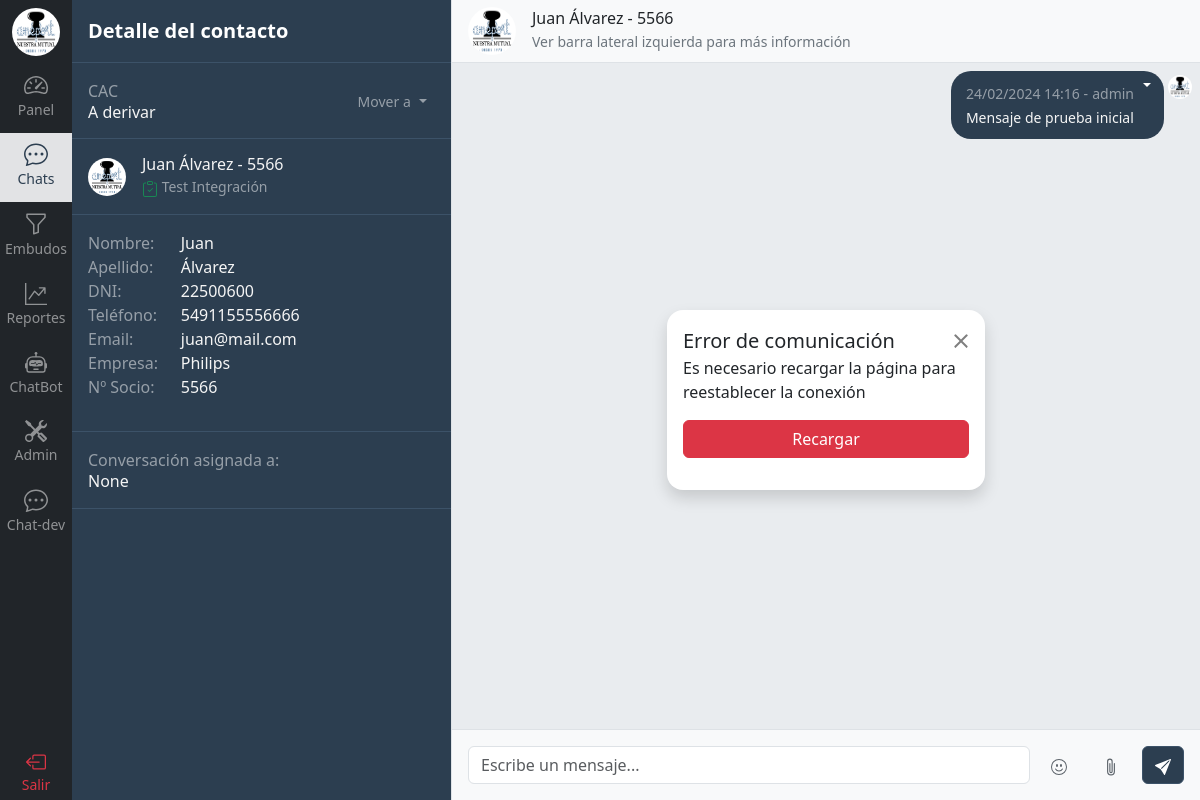
Before: /contacto/chat/3/ (signed in) with the older database file.
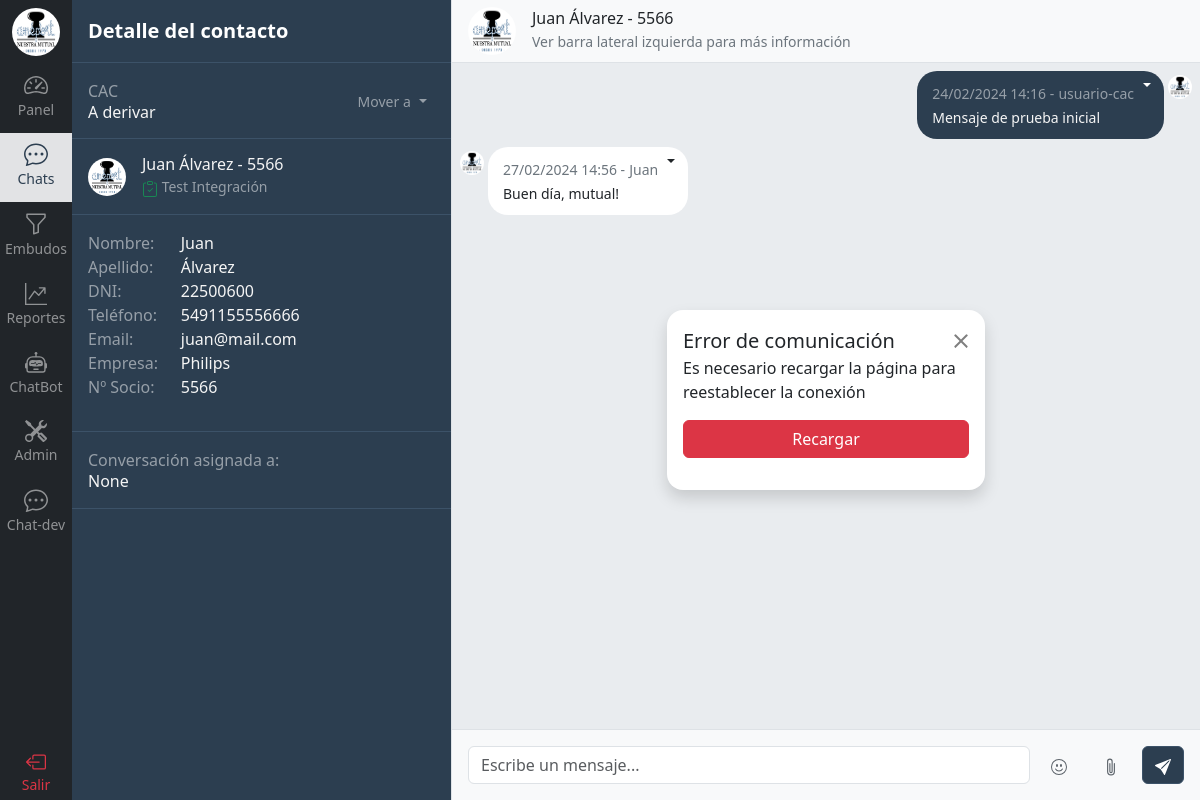
After: the same page with the newer database file.
### chat/models.py (models this page shows, shortened)
class Mensaje(models.Model):
    contacto_integracion = models.ForeignKey(ContactoIntegracion, related_name='mensajes', on_delete=models.CASCADE)
    usuario = models.ForeignKey(Usuario, related_name='mensajes', on_delete=models.CASCADE, blank=True, null=True)
    contenido = models.TextField()
    id_integracion = models.CharField(max_length=36, null=True, blank=True)  # ID del mensaje de la integración para citarlo
    mensaje_citado = models.ForeignKey('self', related_name='mensajes_citados', on_delete=models.CASCADE, blank=True, null=True)
    recibido = models.DateTimeField(null=True)  # Verificar con la API
    leido = models.DateTimeField(null=True)  # Verificar con la API
    fecha_hora = models.DateTimeField(auto_now_add=True)
    class Meta:
        ordering = ('fecha_hora',)
        verbose_name_plural = 'Mensajes'

class Contacto(models.Model):
    nombre = models.CharField(max_length=100, null=True)
    apellido = models.CharField(max_length=100, null=True)
    dni = models.CharField(max_length=11, null=True)
    telefono = models.CharField(max_length=30)
    email = models.EmailField(max_length=60, null=True)
    empresa = models.CharField(max_length=100, null=True)
    nro_socio = models.PositiveIntegerField(null=True)

### usuario/models.py (models this page shows)
class Usuario(AbstractUser):
    perfil = models.ForeignKey(Perfil, related_name="usuarios",on_delete=models.CASCADE, null=True, blank=True)
    class Meta:
        verbose_name_plural = 'Usuarios'
    def __str__(self):
        return self.username
    def sectores_permitidos(self):
        if self.perfil:
            return self.perfil.perfiles_sectores.first().sectores.all()

### chat/views.py (the view)
# urls.py: path('chat/<int:id>/', views.chat, name='chat'),
@login_required
def chat(request, id):
    sectores_permitidos = request.user.sectores_permitidos()
    contacto = get_object_or_404(Contacto.objects.prefetch_related('contacto_integraciones__integracion'), id=id)
    if not contacto.contacto_integraciones.first().contacto_tareas.first().sector_tarea.sector in sectores_permitidos:
        return render(request, 'restringido.html')
    contacto_integracion = contacto.contacto_integraciones.first()
    integracion = contacto_integracion.integracion.nombre
    contacto_tarea = contacto_integracion.contacto_tareas.first()
    sector_tarea = contacto_tarea.sector_tarea
    sectores = Sector.objects.prefetch_related('sectortarea_set').all()
    contacto_mensajes = Mensaje.objects.filter(contacto_integracion__contacto=contacto).order_by('-fecha_hora')[:MENSAJES_POR_PAGINA]  # Ver cómo manejar esto si hay muchos mensajes
    contacto_mensajes = sorted(contacto_mensajes, key=lambda x: x.fecha_hora)
    contactos = Contacto.objects.annotate(
        last_message_content=Subquery(
            Mensaje.objects.filter(contacto_integracion=OuterRef('pk')).values('contenido').order_by('-fecha_hora')[:1]
        ),
        last_message_date=Subquery(
            Mensaje.objects.filter(contacto_integracion=OuterRef('pk')).values('fecha_hora').order_by('-fecha_hora')[:1]
        ),
        last_message_user=Subquery(
            Mensaje.objects.filter(contacto_integracion=OuterRef('pk')).values('usuario__username').order_by('-fecha_hora')[:1]
        )
    )
    nombres_usuarios = list(Usuario.objects.values_list('username', flat=True))
    context = {
        'contacto': contacto,
        'contacto_mensajes': contacto_mensajes,
        'contactos': contactos,
        'integracion': integracion,
        'sector_tarea': sector_tarea,
        'embudos': sectores,
        'usuario_asignado': contacto_tarea.usuario,
        'usuarios': nombres_usuarios,
        'debug': DEBUG
    }
    if re.search('/contacto/chat-dev/', request.path):  # Para Tests
        return render(request, 'chat/chatsdev.html', context)
    else:
        return render(request, 'chat/detalle_chat.html', context)

### chat/models.py (called while the page is built)
    def __str__(self):
        return self.nombre

    def __str__(self):
        return self.nombre

### templates/chat/detalle_chat.html (shortened to what this page needs)
{% extends 'base.html' %}
{% load static %}
{% load humanize %}
{% block content %}
{% include 'navbar.html' %}
  <div class="d-flex flex-column align-items-stretch flex-shrink-0 bg-union border-end" style="width: 380px;">
    <div class="d-flex align-items-center flex-shrink-0 p-3 border-bottom border-union">
      <span class="fs-5 fw-semibold text-white">Detalle del contacto</span>
    </div>
    <div id="room-list" class="list-group list-group-flush h-100">
      <div class="d-flex justify-content-between align-items-center gap-3 p-3 border-bottom border-union">
        <div>
          <p id="sector" class="m-0 text-white-50">{{ sector_tarea.sector }}</p>
          <h6 id="sector-tarea" class="m-0">{{ sector_tarea }}</h6>
        </div>
        <div>
          <div class="dropdown scroll-white">
            <button class="btn py-0 px-2 dropdown-toggle text-white-50" type="button" data-bs-toggle="dropdown" aria-expanded="false" style="border: none !important; outline: none;">
              <small class="text-white-50">Mover a</small>
            </button>
          </div>
        </div>
      </div>
      <div class="d-flex align-items-center gap-3 p-3 border-bottom border-union">
        <img src="{% static 'img/logo.png' %}" alt="ameport_logo" width="38" height="38" class="rounded-circle">
        <div>
          {% if contacto.nombre %}
              <h6 class="m-0">{{ contacto.nombre }} {{ contacto.apellido}} - {{ contacto.nro_socio }}</h6>
          {% else %}
              <h6 class="m-0">{{ contacto.telefono }}</h6>
          {% endif %}
          <p class="m-0 text-white-50">
            <small>
              {{ integracion }} Integración
            </small>
          </p>
        </div>
      </div>
      <div class="p-3 border-bottom border-union">
          <div class="row mb-3">
            <div class="col-3 m-0 text-white-50">Nombre: </div>
            <div class="col-9 m-0">{{ contacto.nombre|default:"-" }}</div>
            <div class="col-3 m-0 text-white-50">Apellido: </div>
            <div class="col-9 m-0">{{ contacto.apellido|default:"-" }}</div>
            <div class="col-3 m-0 text-white-50">DNI: </div>
            <div class="col-9 m-0">{{ contacto.dni|default:"-" }}</div>
            <div class="col-3 m-0 text-white-50">Teléfono: </div>
            <div class="col-9 m-0">{{ contacto.telefono }}</div>
            <div class="col-3 m-0 text-white-50">Email: </div>
            <div class="col-9 m-0">{{ contacto.email|default:"-" }}</div>
            <div class="col-3 m-0 text-white-50">Empresa: </div>
            <div class="col-9 m-0">{{ contacto.empresa|default:"-" }}</div>
            <div class="col-3 m-0 text-white-50">Nº Socio: </div>
            <div class="col-9 m-0">{{ contacto.nro_socio|default:"-" }}</div>
          </div>
      </div>
      <div class="d-flex justify-content-between align-items-center gap-3 p-3 border-bottom border-union">
        <div>
          <p class="m-0 text-white-50">Conversación asignada a:</p>
          <h6 class="m-0">{{ usuario_asignado }}</h6>
        </div>
      </div>
    </div>
  </div>
  {% if contacto_mensajes %}
    {% include 'chat/components/caja_chat.html' %}
  {% else %}
    <div class="flex-grow-1 d-flex align-items-center justify-content-center bg-body-tertiary">
      <p class="text-secondary">Seleccione un chat para enviar mensajes</p>
    </div>
  {% endif %}
{% endblock %}

### templates/chat/components/caja_chat.html (shortened to what this page needs)
{% load static %}
<div class="d-flex flex-column justify-content-between w-100 scroll-white position-relative">
    <div class="d-flex align-items-center gap-3 text-decoration-none p-3 border-bottom bg-body-tertiary" style="height: 63px">
      <img src="{% static 'img/logo.png' %}" alt="ameport_logo" width="48" height="48" class="rounded-circle">
      <div>
        {% if contacto.nombre %}
            <h6 class="m-0">{{ contacto.nombre }} {{ contacto.apellido}} - {{ contacto.nro_socio }}</h6>
        {% else %}
            <h6 class="m-0">{{ contacto.telefono }}</h6>
        {% endif %}
        <p class="m-0 text-secondary"><small>Ver barra lateral izquierda para más información</small></p>
      </div>
    </div>
    <div id="chat-messages" class="d-flex flex-column gap-2 bg-body-secondary p-2 h-100 overflow-y-scroll">
        {% for mensaje in contacto_mensajes %}
            {% if test %}
                {% if mensaje.usuario %}
                    {% include 'chat/components/caja_chat_mensaje_izq.html' %}
                {% else %}
                    {% include 'chat/components/caja_chat_mensaje_der.html' %}
                {% endif %}
            {% else %}
                {% if mensaje.usuario %}
                    {% include 'chat/components/caja_chat_mensaje_der.html' %}
                {% else %}
                    {% include 'chat/components/caja_chat_mensaje_izq.html' %}
                {% endif %}
            {% endif %}
        {% endfor %}
    </div>
    <div class="bg-body-tertiary p-3 border-top">
        <form id="form-chat-submit" class="d-flex justify-content-center align-items-center gap-2" method="POST" enctype="multipart/form-data">
            <input class="form-control" type="text" id="chat-message-input" placeholder="Escribe un mensaje...">
            <button id="emojiButton" type="button" class="btn btn-light">
            </button>
            <div class="dropup-center dropup">
                <button id="attached-button" class="btn btn-light" type="button" data-bs-toggle="dropdown" aria-expanded="false">
                    <svg xmlns="http://www.w3.org/2000/svg" width="20" height="18" fill="currentColor" class="bi bi-paperclip" viewBox="0 0 16 16">
                        <path d="M4.5 3a2.5 2.5 0 0 1 5 0v9a1.5 1.5 0 0 1-3 0V5a.5.5 0 0 1 1 0v7a.5.5 0 0 0 1 0V3a1.5 1.5 0 1 0-3 0v9a2.5 2.5 0 0 0 5 0V5a.5.5 0 0 1 1 0v7a3.5 3.5 0 1 1-7 0z"/>
                    </svg>
                </button>
            </div>
            <div class="toast-container position-fixed p-3" style="right: 10px; bottom: 65px;">
            </div>
            <button id="chat-message-submit" class="btn btn-primary">
            </button>
        </form>
    </div>
    <div id="box-error" class="modal-dialog position-absolute z-3 d-flex d-none" role="document" style="width: 350px; top: 50%; left: 50%; transform: translate(-50%, -50%);">
        <div class="modal-content rounded-4 shadow bg-white m-3 p-3" >
            <div class="modal-header border-bottom-0">
            <h2 class="modal-title fs-5">[Titulo del error]</h2>
            <button type="button" class="btn-close" data-bs-close="modal"></button>
            </div>
            <div class="modal-body py-0">
            </div>
            <div class="modal-footer flex-column align-items-stretch w-100 gap-2 mt-3 pb-3 border-top-0">
            <a href="{{ request.path }}" class="btn btn-danger">Recargar</a>
            </div>
        </div>
    </div>
</div>

### templates/chat/components/caja_chat_mensaje_der.html (shortened to what this page needs)
{% load static %}
<div style="max-width: 60%;" class="align-self-end d-flex flex-column">
    <div class="d-flex flex-row-reverse gap-1 ">
        <img src="{% static 'img/logo.png' %}" alt="" width="24" height="24" class="mt-1 rounded-circle">
        <div id="{{ mensaje.id_integracion }}" class="bg-union caja-mensaje-chat position-relative" data-side="right">
            <div class="mensaje-cabecera">
                <small class="text-white-50">{{ mensaje.fecha_hora|date:"d/m/Y" }} {{ mensaje.fecha_hora|time:"H:i" }} -</small>
                <small class="text-white-50">
                    {% if mensaje.usuario %}
                        {{ mensaje.usuario }}
                    {% else %}
                        {% if contacto.nombre %}
                            {{ contacto.nombre }}
                        {% else %}
                            {{ contacto.telefono }}
                        {% endif %}
                    {% endif %}
                </small>
            </div>
            <small class="mensaje-contenido">{{ mensaje.contenido|linebreaksbr|safe }}</small>
            <div class="dropdown dropdown-start position-absolute top-0" style="right: 5px">
                <button class="btn py-0 px-2 dropdown-toggle text-white" type="button" data-bs-toggle="dropdown" aria-expanded="false" style="border: none !important; outline: none;"></button>
            </div>
        </div>
    </div>
</div>

### templates/chat/components/caja_chat_mensaje_izq.html (shortened to what this page needs)
{% load static %}
<div style="max-width: 60%;" class="align-self-start d-flex flex-column">
    <div class="d-flex gap-1 ">
        <img src="{% static 'img/logo.png' %}" alt="" width="24" height="24" class="mt-1 rounded-circle">
        <div id="{{ mensaje.id_integracion }}" class="bg-white caja-mensaje-chat position-relative" data-side="left">
            <div class="mensaje-cabecera">
                <small class="text-secondary">{{ mensaje.fecha_hora|date:"d/m/Y" }} {{ mensaje.fecha_hora|time:"H:i" }} -</small>
                <small class="text-secondary">
                    {% if mensaje.usuario %}
                        {{ mensaje.usuario }}
                    {% else %}
                        {% if contacto.nombre %}
                            {{ contacto.nombre }}
                        {% else %}
                            {{ contacto.telefono }}
                        {% endif %}
                    {% endif %}
                </small>
            </div>
            <small class="mensaje-contenido">{{ mensaje.contenido|linebreaksbr|safe }}</small>
            <div class="dropdown dropdown-start position-absolute top-0" style="right: 5px">
                <button class="btn py-0 px-2 dropdown-toggle text-dark" type="button" data-bs-toggle="dropdown" aria-expanded="false" style="border: none !important; outline: none;"></button>
            </div>
        </div>
    </div>
</div>

Changed rows visible on the page:
changed Mensaje "Mensaje de prueba inicial": usuario "admin" → "usuario-cac"
added Mensaje: fecha_hora "27/02/2024", fecha_hora "14:56", {{ contacto.nombre }} "Juan", contenido "Buen día, mutual!"
